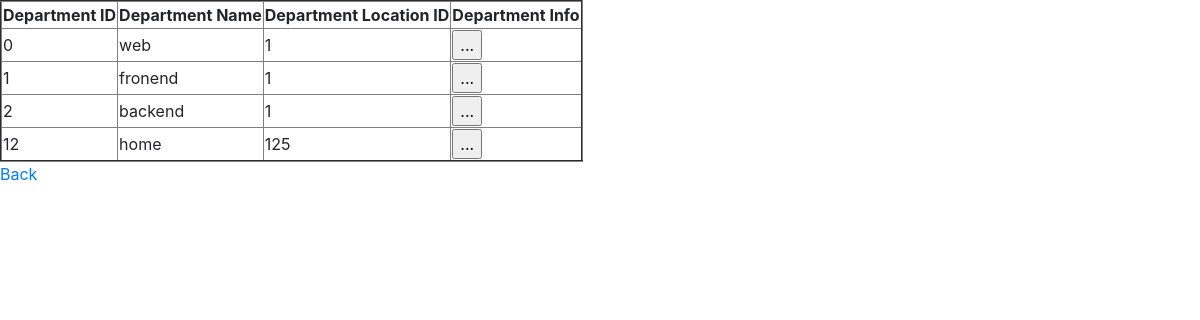
Screenshot of /departmentslist with the database file from the repository.
### tables this page shows
CREATE TABLE "departments" (
	"department_id"	INTEGER NOT NULL PRIMARY KEY AUTOINCREMENT UNIQUE,
	"department_name"	TEXT,
	"location_id"	INTEGER
);

### App.py (the view)
@app.route("/departmentslist")
def departmentslist():
     try:
         with sql.connect("Org.db") as con:
             cur = con.cursor()
             cur.execute("select * from departments")
             rows = cur.fetchall()
             print(rows)
             return render_template("departments_list.html",data=rows)
     except:
         print("Something Wrong Happened")

### templates/departments_list.html (shortened to what this page needs)
<!DOCTYPE html>
<html lang="en">
  <head>
    <link rel="stylesheet" href="https://stackpath.bootstrapcdn.com/bootstrap/4.4.1/css/bootstrap.min.css">
  </head>
  <body>
    <table border="2">
      <tr>
        <th>Department ID</th>
        <th>Department Name</th>
        <th>Department Location ID</th>
        <th>Department Info</th>
      </tr>
      {% for i in data %}
      <tr>
        <td>{{i[0]}}</td>
        <td>{{i[1]}}</td>
        <td>{{i[2]}}</td>
        <td>
          <form action="/viewEmployees" method="POST">
            <input type="submit" value="..." />
          </form>
        </td>
      </tr>
      {% endfor %}
    </table>
    <p><a href="/">Back</a></p>
  </body>
</html>

### rows the page displays
departments: department_id "0", department_name "web", location "1"
departments: department_id "1", department_name "fronend", location "1"
departments: department_id "2", department_name "backend", location "1"
departments: department_id "12", department_name "home", location "125"
